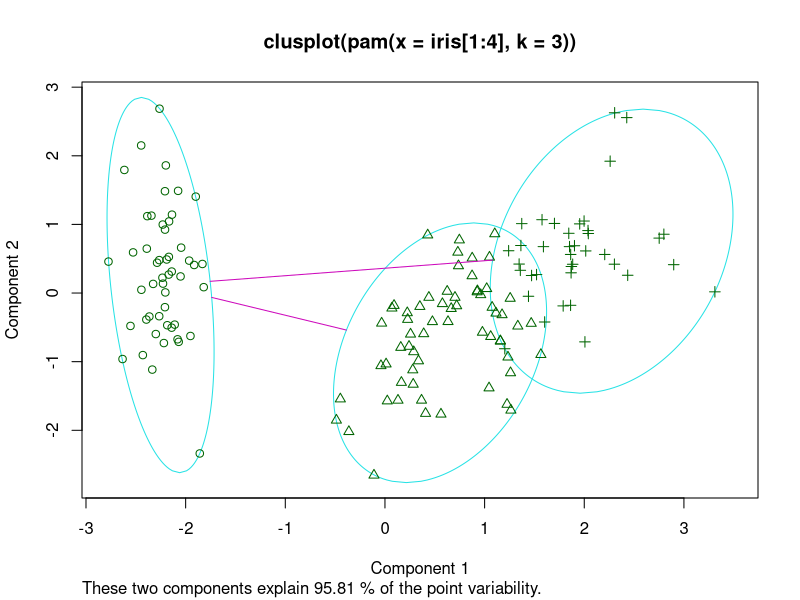
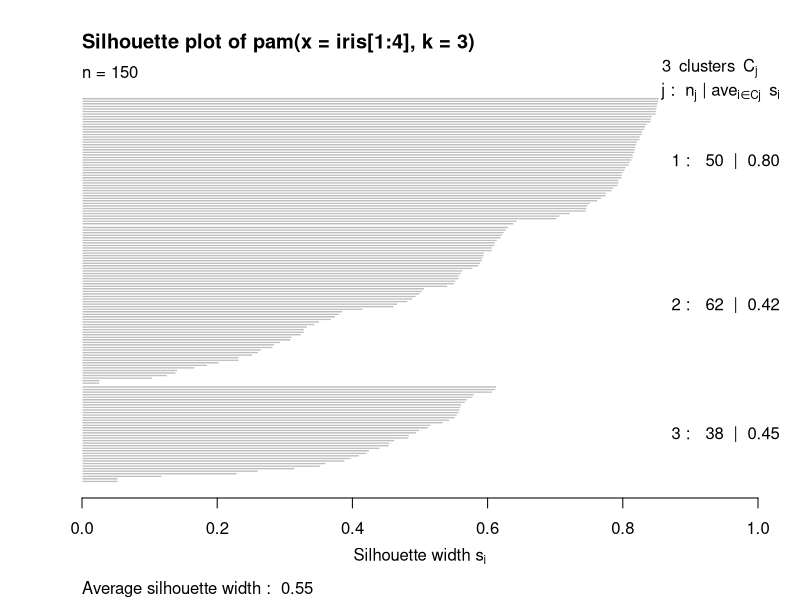

The R source for these figures, in order:
#disponivel no pacote cluster
install.packages("cluster", dependencies = TRUE)
#carregando a lib
library(cluster)
#criando o modelo
modelo <- pam(iris[1:4], k=3)
#verificando a acuracia
acuracia <- table(iris$Species, modelo$clustering)
#grafico de dispersao do cluster
X11()
plot(modelo)
